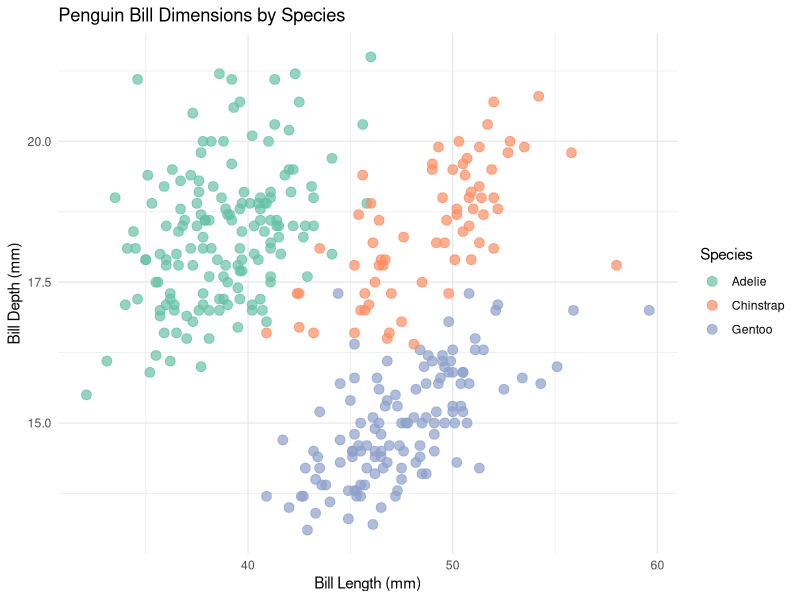

Write R code to recreate this figure.
## ---- chunk 1
#| message: false
#| warning: false

# Load packages
library(tidyverse)
library(palmerpenguins)
## ---- chunk 2
# Look at the first few rows of the penguins dataset
head(penguins)

# Create a summary of penguin body mass by species
penguin_summary <- penguins %>%
  group_by(species) %>%
  summarise(
    avg_mass = mean(body_mass_g, na.rm = TRUE),
    count = n()
  )

print(penguin_summary)
## ---- chunk 3
#| fig.width: 10
#| fig.height: 6

# Create a scatter plot of bill length vs bill depth, colored by species
ggplot(penguins, 
       aes(x = bill_length_mm, 
           y = bill_depth_mm, 
           color = species)) +
  geom_point(size = 3, alpha = 0.7) +
  theme_minimal() +
  labs(
    title = "Penguin Bill Dimensions by Species",
    x = "Bill Length (mm)",
    y = "Bill Depth (mm)",
    color = "Species"
  ) +
  scale_color_brewer(palette = "Set2")
